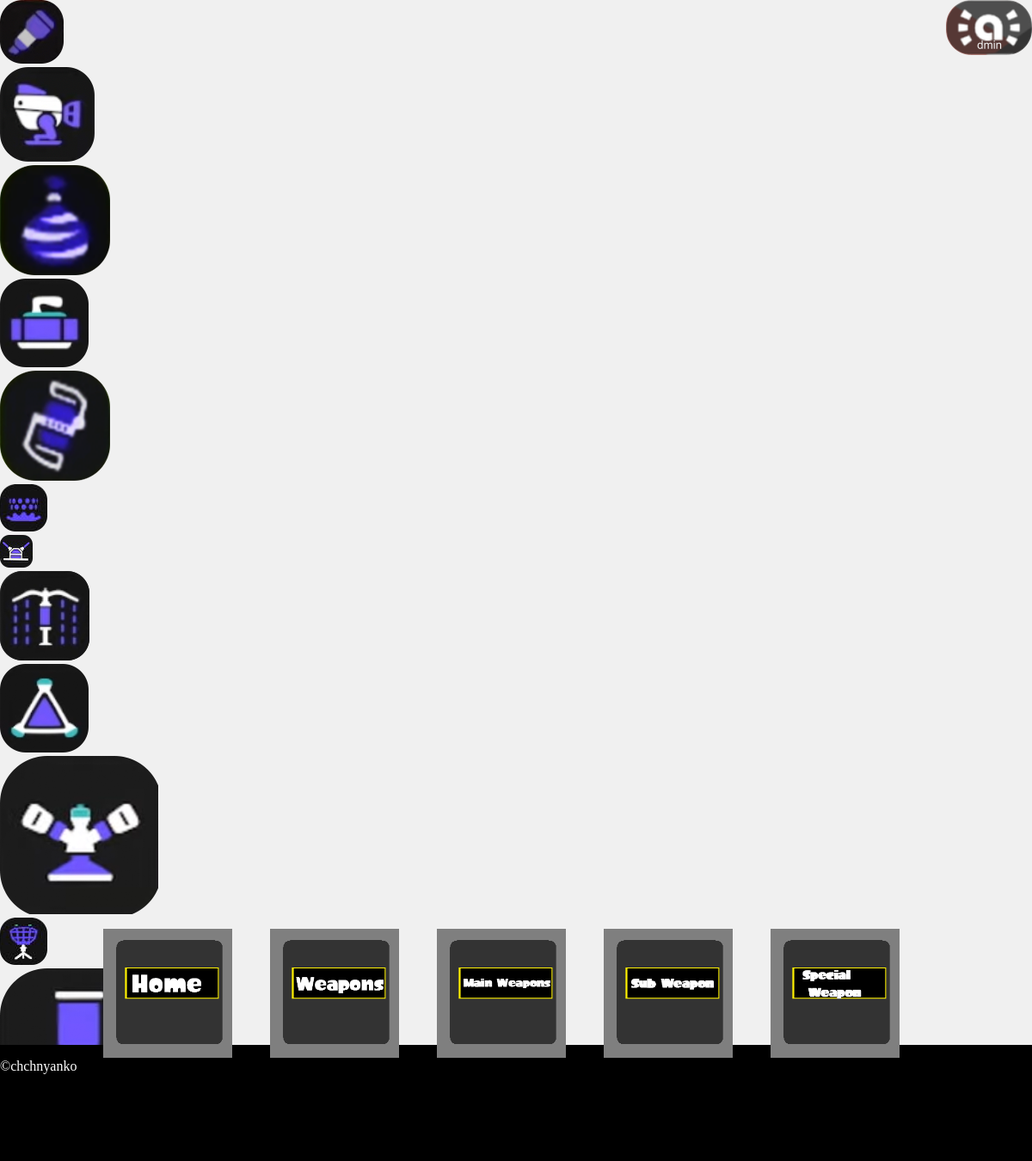
Screenshot of /sub/1/0 with the database file from the repository.
### tables this page shows
CREATE TABLE SubWeapon (SubWeaponID INTEGER PRIMARY KEY AUTOINCREMENT, SubWeaponName TEXT, Damage INTEGER, InkConsumption INTEGER, TrackingDuration INTEGER, DamageDuration NUMERIC);

### app.py (the view)
@app.route("/sub/<int:page>/<int:weaponID>")
def sub(page, weaponID):
    weapon_amount = 12
    offset = (page-1)*weapon_amount
    weapon = connect_database("SELECT * FROM SubWeapon LIMIT ? OFFSET ?", (weapon_amount, offset))
    selected_weapon = connect_database(f"SELECT * FROM SubWeapon WHERE SubWeaponID = '{weaponID}';")
    if selected_weapon:
        selected_weapon = selected_weapon[0]
    else:
        selected_weapon.insert(0, 0)
    return render_template("sub.html", weapon=weapon, page=page, selected_weapon=selected_weapon)

### app.py (called while the page is built)
def connect_database(query, id=None):
    conn = sqlite3.connect(DB)
    cursor = conn.cursor()
    if id:
        cursor.execute(query, id)
    else:
        cursor.execute(query)
    results = cursor.fetchall()
    conn.close()
    return results

### templates/sub.html (shortened to what this page needs)
{% extends "layout.html" %}
{% block content %}
<div class="weapon_grid_background">
    <div class="weapon_grid">
        {% for weapon in weapon %}
        <div class="all_weapon">
            {% if weapon[0] != selected_weapon[0] %}
            <a href="/sub/{{page}}/{{weapon[0]}}"><img src="/static/sub_weapon/{{weapon[0]}}.png" alt="{{weapon[1]}}" class="main_image"></a>
            {% else %}
            <a href="/sub/{{page}}/0"><img src="/static/sub_weapon/{{weapon[0]}}.png" alt="{{weapon[1]}}" class="main_image"></a>
            {% endif %}
        </div>
        {% endfor %}
    </div>
    <div class="back_button"><a href="/sub/{{page-1}}/{{selected_weapon[0]}}">back</a></div>
    <div class="next_button"><a href="/sub/{{page+1}}/{{selected_weapon[0]}}">next</a></div>
</div>
{% endblock %}

### Static/reworked_style.css (style rules this page uses)
html { color: white; }
body { margin: 0; background-color: #f0f0f0; }
a { text-decoration: none; color: white; }

### rows the page displays
SubWeapon: shows a picture
SubWeapon: shows a picture
SubWeapon: shows a picture
SubWeapon: shows a picture
SubWeapon: shows a picture
SubWeapon: shows a picture
SubWeapon: shows a picture
SubWeapon: shows a picture
SubWeapon: shows a picture
SubWeapon: shows a picture
SubWeapon: shows a picture
